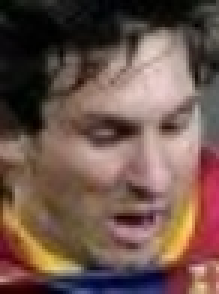
#> input picture Data/Messi1.jpg, 73 x 98 px (shown 3 times larger)
$ python hull_demo.py --input ../Data/Messi1.jpg
#> lines starting #> are read from the running program, lines starting #| are printed output that depends on the picture; after the words box and inside, x2 and y2 are one past the last pixel; in counts of white or black regions, pixels touching at a corner belong together
import cv2 as cv
import numpy as np
import argparse
import random as rng
titleWindow = 'Hull_demo.py'

rng.seed(12345)

def thresh_callback(val):
    threshold = val

    # Detect edges using Canny
    canny_output = cv.Canny(src_gray, threshold, threshold * 2)

    # Find contours
    contours, _ = cv.findContours(canny_output, cv.RETR_TREE, cv.CHAIN_APPROX_SIMPLE)

    # Find the convex hull object for each contour
    hull_list = []
    for i in range(len(contours)):
        hull = cv.convexHull(contours[i])
        hull_list.append(hull)

    # Draw contours + hull results
    drawing = np.zeros((canny_output.shape[0], canny_output.shape[1], 3), dtype=np.uint8)
    for i in range(len(contours)):
        color = (rng.randint(0,256), rng.randint(0,256), rng.randint(0,256))
        cv.drawContours(drawing, contours, i, color)
        cv.drawContours(drawing, hull_list, i, color)

    # Show in a window
    cv.imshow('Contours', drawing)

# Load source image
parser = argparse.ArgumentParser(description='Code for Convex Hull tutorial.')
parser.add_argument('--input', help='Path to input image.', default='../Data/stuff.jpg')
args = parser.parse_args()

src = cv.imread(cv.samples.findFile(args.input))
#> src is the input picture: shape (98, 73, 3); mean B, G, R 76.1, 85.1, 110.5
if src is None:
    print('Could not open or find the image:', args.input)
    exit(0)

# Convert image to gray and blur it
src_gray = cv.cvtColor(src, cv.COLOR_BGR2GRAY)
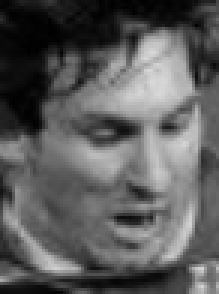
#> src_gray: shape (98, 73) (shown 3 times larger); min 0, max 216, mean 91.7
src_gray = cv.blur(src_gray, (3,3))

# Create Window
source_window = 'Source'
cv.namedWindow(source_window)
cv.imshow(source_window, src)
max_thresh = 255
thresh = 100 # initial threshold
cv.createTrackbar('Canny thresh:', source_window, thresh, max_thresh, thresh_callback)
thresh_callback(thresh)
#> in thresh_callback, `canny_output = cv.Canny(src_gray, threshold, threshold * 2)`:
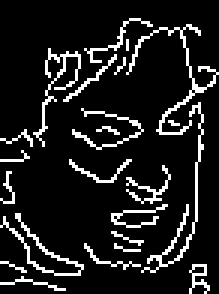
#> canny_output: shape (98, 73) (shown 3 times larger); 11.6% white in thin lines or dots
#> in thresh_callback, `contours, _ = cv.findContours(canny_output, cv.RETR_TREE, cv.CHAIN_APP..`: contours = 26 contours, 24 with area under 20; largest, box (x1, y1, x2, y2) and area: (42, 8, 73, 45) 31, (0, 71, 28, 92) 23
#> the loop in thresh_callback, `for i in range(len(contours)):` made 26 passes
#> hull on passes 5, 10, 14, 17, 20, 23, 25: [[46, 83], [41, 83], [38, 82], [38, 81]], [[37, 72], [38, 71], [39, 72], [38, 73]], [[9, 52], [7, 53], [0, 53], [7, 50]], [[57, 40], [59, 41], [57, 41], [56, 40]], [[41, 21], [38, 24], [39, 22], [41, 19]], [[42, 16], [42, 13]], [[63, 30], [64, 29], [65, 30], [64, 31]]
#> after the loop in thresh_callback, `for i in range(len(contours)):`: hull_list = 26 contours, 11 with area under 20; largest, box (x1, y1, x2, y2) and area: (42, 8, 73, 45) 750, (47, 34, 68, 91) 516, (11, 16, 27, 49) 257, (0, 71, 28, 92) 252, (24, 36, 48, 50) 200
#> the loop in thresh_callback, `for i in range(len(contours)):` made 26 passes
#> color on passes 1 to 12: (213, 5, 152), (188, 99, 138), (223, 82, 191), (63, 221, 133), (89, 95, 181), (46, 211, 85), (75, 105, 39), (97, 174, 164), (12, 234, 173), (13, 212, 1), (3, 83, 91), (146, 50, 212)
#> after the loop in thresh_callback, `for i in range(len(contours)):`:
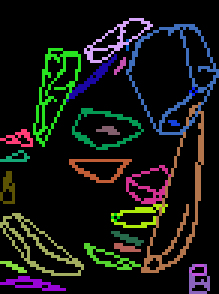
#> drawing: shape (98, 73, 3) (shown 3 times larger); mean of channels 0, 1, 2 20.2, 23.7, 22.1; drawn as B, G, R

cv.waitKey()
